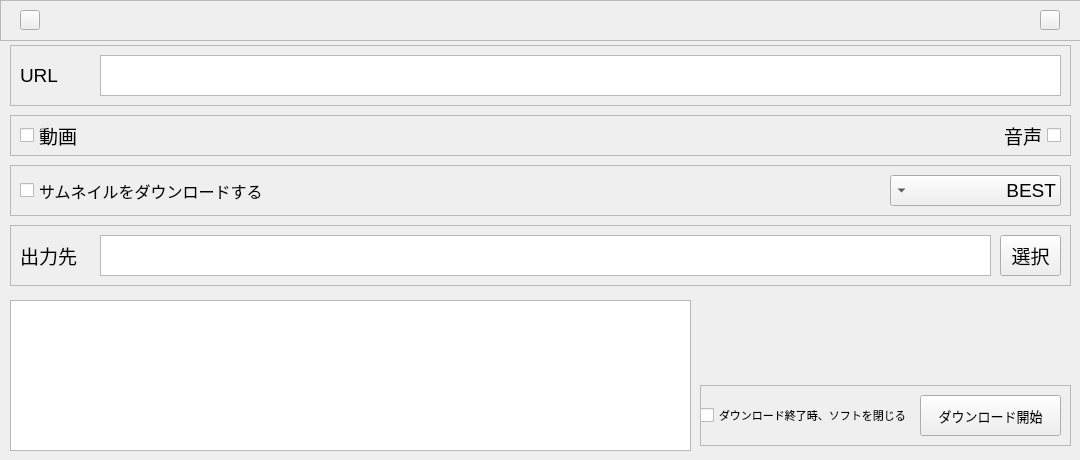
<?xml version="1.0" encoding="UTF-8"?>
<ui version="4.0">
 <class>Widget</class>
 <widget class="QWidget" name="Widget">
  <property name="windowModality">
   <enum>Qt::ApplicationModal</enum>
  </property>
  <property name="geometry">
   <rect>
    <x>0</x>
    <y>0</y>
    <width>1080</width>
    <height>460</height>
   </rect>
  </property>
  <property name="minimumSize">
   <size>
    <width>1080</width>
    <height>460</height>
   </size>
  </property>
  <property name="maximumSize">
   <size>
    <width>1080</width>
    <height>460</height>
   </size>
  </property>
  <property name="cursor">
   <cursorShape>ArrowCursor</cursorShape>
  </property>
  <property name="mouseTracking">
   <bool>false</bool>
  </property>
  <property name="tabletTracking">
   <bool>false</bool>
  </property>
  <property name="contextMenuPolicy">
   <enum>Qt::NoContextMenu</enum>
  </property>
  <property name="windowTitle">
   <string>YoutubeDownloader</string>
  </property>
  <property name="windowOpacity">
   <double>1.000000000000000</double>
  </property>
  <property name="layoutDirection">
   <enum>Qt::LeftToRight</enum>
  </property>
  <widget class="QFrame" name="URLFrame">
   <property name="geometry">
    <rect>
     <x>10</x>
     <y>45</y>
     <width>1061</width>
     <height>61</height>
    </rect>
   </property>
   <property name="font">
    <font>
     <pointsize>14</pointsize>
     <weight>50</weight>
     <bold>false</bold>
     <underline>false</underline>
     <strikeout>false</strikeout>
     <stylestrategy>PreferAntialias</stylestrategy>
     <kerning>true</kerning>
    </font>
   </property>
   <property name="contextMenuPolicy">
    <enum>Qt::NoContextMenu</enum>
   </property>
   <property name="frameShape">
    <enum>QFrame::StyledPanel</enum>
   </property>
   <property name="frameShadow">
    <enum>QFrame::Raised</enum>
   </property>
   <widget class="QLabel" name="URLlabel">
    <property name="geometry">
     <rect>
      <x>10</x>
      <y>10</y>
      <width>1041</width>
      <height>41</height>
     </rect>
    </property>
    <property name="font">
     <font>
      <pointsize>14</pointsize>
      <weight>50</weight>
      <bold>false</bold>
      <underline>false</underline>
      <strikeout>false</strikeout>
      <stylestrategy>PreferAntialias</stylestrategy>
      <kerning>true</kerning>
     </font>
    </property>
    <property name="contextMenuPolicy">
     <enum>Qt::NoContextMenu</enum>
    </property>
    <property name="text">
     <string>URL</string>
    </property>
   </widget>
   <widget class="MYTextEdit" name="URLEntry">
    <property name="geometry">
     <rect>
      <x>90</x>
      <y>10</y>
      <width>961</width>
      <height>41</height>
     </rect>
    </property>
    <property name="font">
     <font>
      <pointsize>14</pointsize>
      <weight>50</weight>
      <bold>false</bold>
      <underline>false</underline>
      <strikeout>false</strikeout>
      <stylestrategy>PreferAntialias</stylestrategy>
      <kerning>true</kerning>
     </font>
    </property>
    <property name="contextMenuPolicy">
     <enum>Qt::NoContextMenu</enum>
    </property>
    <property name="inputMethodHints">
     <set>Qt::ImhNone</set>
    </property>
    <property name="tabChangesFocus">
     <bool>true</bool>
    </property>
    <property name="lineWrapColumnOrWidth">
     <number>0</number>
    </property>
    <property name="cursorWidth">
     <number>1</number>
    </property>
   </widget>
  </widget>
  <widget class="QFrame" name="DLFrame">
   <property name="geometry">
    <rect>
     <x>700</x>
     <y>385</y>
     <width>371</width>
     <height>61</height>
    </rect>
   </property>
   <property name="font">
    <font>
     <pointsize>14</pointsize>
     <weight>50</weight>
     <bold>false</bold>
     <underline>false</underline>
     <strikeout>false</strikeout>
     <stylestrategy>PreferAntialias</stylestrategy>
     <kerning>true</kerning>
    </font>
   </property>
   <property name="contextMenuPolicy">
    <enum>Qt::NoContextMenu</enum>
   </property>
   <property name="frameShape">
    <enum>QFrame::StyledPanel</enum>
   </property>
   <property name="frameShadow">
    <enum>QFrame::Raised</enum>
   </property>
   <widget class="QPushButton" name="DLButton">
    <property name="geometry">
     <rect>
      <x>220</x>
      <y>10</y>
      <width>141</width>
      <height>41</height>
     </rect>
    </property>
    <property name="font">
     <font>
      <pointsize>10</pointsize>
      <weight>50</weight>
      <bold>false</bold>
      <underline>false</underline>
      <strikeout>false</strikeout>
      <stylestrategy>PreferAntialias</stylestrategy>
      <kerning>true</kerning>
     </font>
    </property>
    <property name="contextMenuPolicy">
     <enum>Qt::NoContextMenu</enum>
    </property>
    <property name="styleSheet">
     <string notr="true"/>
    </property>
    <property name="text">
     <string>ダウンロード開始</string>
    </property>
    <property name="checkable">
     <bool>false</bool>
    </property>
    <property name="checked">
     <bool>false</bool>
    </property>
    <property name="autoRepeat">
     <bool>false</bool>
    </property>
    <property name="autoExclusive">
     <bool>false</bool>
    </property>
    <property name="autoDefault">
     <bool>false</bool>
    </property>
    <property name="default">
     <bool>false</bool>
    </property>
    <property name="flat">
     <bool>false</bool>
    </property>
   </widget>
   <widget class="QCheckBox" name="ExitCheckBox">
    <property name="geometry">
     <rect>
      <x>0</x>
      <y>0</y>
      <width>211</width>
      <height>61</height>
     </rect>
    </property>
    <property name="font">
     <font>
      <pointsize>8</pointsize>
      <weight>50</weight>
      <bold>false</bold>
      <underline>false</underline>
      <strikeout>false</strikeout>
      <stylestrategy>PreferAntialias</stylestrategy>
      <kerning>true</kerning>
     </font>
    </property>
    <property name="contextMenuPolicy">
     <enum>Qt::NoContextMenu</enum>
    </property>
    <property name="text">
     <string>ダウンロード終了時、ソフトを閉じる</string>
    </property>
   </widget>
  </widget>
  <widget class="QFrame" name="VorA">
   <property name="geometry">
    <rect>
     <x>10</x>
     <y>115</y>
     <width>1061</width>
     <height>41</height>
    </rect>
   </property>
   <property name="font">
    <font>
     <pointsize>14</pointsize>
     <weight>50</weight>
     <bold>false</bold>
     <underline>false</underline>
     <strikeout>false</strikeout>
     <stylestrategy>PreferAntialias</stylestrategy>
     <kerning>true</kerning>
    </font>
   </property>
   <property name="contextMenuPolicy">
    <enum>Qt::NoContextMenu</enum>
   </property>
   <property name="frameShape">
    <enum>QFrame::StyledPanel</enum>
   </property>
   <property name="frameShadow">
    <enum>QFrame::Raised</enum>
   </property>
   <widget class="QCheckBox" name="VCB">
    <property name="geometry">
     <rect>
      <x>10</x>
      <y>0</y>
      <width>71</width>
      <height>41</height>
     </rect>
    </property>
    <property name="font">
     <font>
      <pointsize>14</pointsize>
      <weight>50</weight>
      <bold>false</bold>
      <underline>false</underline>
      <strikeout>false</strikeout>
      <stylestrategy>PreferAntialias</stylestrategy>
      <kerning>true</kerning>
     </font>
    </property>
    <property name="contextMenuPolicy">
     <enum>Qt::NoContextMenu</enum>
    </property>
    <property name="text">
     <string>動画</string>
    </property>
   </widget>
   <widget class="QCheckBox" name="ACB">
    <property name="geometry">
     <rect>
      <x>980</x>
      <y>0</y>
      <width>71</width>
      <height>41</height>
     </rect>
    </property>
    <property name="font">
     <font>
      <pointsize>14</pointsize>
      <weight>50</weight>
      <bold>false</bold>
      <underline>false</underline>
      <strikeout>false</strikeout>
      <stylestrategy>PreferAntialias</stylestrategy>
      <kerning>true</kerning>
     </font>
    </property>
    <property name="contextMenuPolicy">
     <enum>Qt::NoContextMenu</enum>
    </property>
    <property name="layoutDirection">
     <enum>Qt::RightToLeft</enum>
    </property>
    <property name="text">
     <string>音声</string>
    </property>
   </widget>
  </widget>
  <widget class="QFrame" name="OutDirFrame">
   <property name="geometry">
    <rect>
     <x>10</x>
     <y>225</y>
     <width>1061</width>
     <height>61</height>
    </rect>
   </property>
   <property name="font">
    <font>
     <pointsize>14</pointsize>
     <weight>50</weight>
     <bold>false</bold>
     <underline>false</underline>
     <strikeout>false</strikeout>
     <stylestrategy>PreferAntialias</stylestrategy>
     <kerning>true</kerning>
    </font>
   </property>
   <property name="contextMenuPolicy">
    <enum>Qt::NoContextMenu</enum>
   </property>
   <property name="styleSheet">
    <string notr="true"/>
   </property>
   <property name="frameShape">
    <enum>QFrame::StyledPanel</enum>
   </property>
   <property name="frameShadow">
    <enum>QFrame::Raised</enum>
   </property>
   <widget class="QLabel" name="ODlabel">
    <property name="geometry">
     <rect>
      <x>10</x>
      <y>10</y>
      <width>971</width>
      <height>41</height>
     </rect>
    </property>
    <property name="font">
     <font>
      <pointsize>14</pointsize>
      <weight>50</weight>
      <bold>false</bold>
      <underline>false</underline>
      <strikeout>false</strikeout>
      <stylestrategy>PreferAntialias</stylestrategy>
      <kerning>true</kerning>
     </font>
    </property>
    <property name="contextMenuPolicy">
     <enum>Qt::NoContextMenu</enum>
    </property>
    <property name="text">
     <string>出力先</string>
    </property>
   </widget>
   <widget class="QTextEdit" name="ODEntry">
    <property name="geometry">
     <rect>
      <x>90</x>
      <y>10</y>
      <width>891</width>
      <height>41</height>
     </rect>
    </property>
    <property name="font">
     <font>
      <pointsize>14</pointsize>
      <weight>50</weight>
      <bold>false</bold>
      <underline>false</underline>
      <strikeout>false</strikeout>
      <stylestrategy>PreferAntialias</stylestrategy>
      <kerning>true</kerning>
     </font>
    </property>
    <property name="focusPolicy">
     <enum>Qt::StrongFocus</enum>
    </property>
    <property name="contextMenuPolicy">
     <enum>Qt::NoContextMenu</enum>
    </property>
    <property name="layoutDirection">
     <enum>Qt::LeftToRight</enum>
    </property>
    <property name="styleSheet">
     <string notr="true"/>
    </property>
    <property name="inputMethodHints">
     <set>Qt::ImhNone</set>
    </property>
    <property name="verticalScrollBarPolicy">
     <enum>Qt::ScrollBarAlwaysOff</enum>
    </property>
    <property name="horizontalScrollBarPolicy">
     <enum>Qt::ScrollBarAlwaysOff</enum>
    </property>
    <property name="tabChangesFocus">
     <bool>true</bool>
    </property>
    <property name="lineWrapMode">
     <enum>QTextEdit::NoWrap</enum>
    </property>
    <property name="lineWrapColumnOrWidth">
     <number>0</number>
    </property>
    <property name="cursorWidth">
     <number>1</number>
    </property>
   </widget>
   <widget class="QPushButton" name="SButton">
    <property name="geometry">
     <rect>
      <x>990</x>
      <y>10</y>
      <width>61</width>
      <height>41</height>
     </rect>
    </property>
    <property name="font">
     <font>
      <pointsize>14</pointsize>
      <weight>50</weight>
      <bold>false</bold>
      <underline>false</underline>
      <strikeout>false</strikeout>
      <stylestrategy>PreferAntialias</stylestrategy>
      <kerning>true</kerning>
     </font>
    </property>
    <property name="contextMenuPolicy">
     <enum>Qt::NoContextMenu</enum>
    </property>
    <property name="styleSheet">
     <string notr="true"/>
    </property>
    <property name="text">
     <string>選択</string>
    </property>
   </widget>
  </widget>
  <widget class="QFrame" name="ACCs">
   <property name="geometry">
    <rect>
     <x>10</x>
     <y>165</y>
     <width>1061</width>
     <height>51</height>
    </rect>
   </property>
   <property name="font">
    <font>
     <pointsize>14</pointsize>
     <weight>50</weight>
     <bold>false</bold>
     <underline>false</underline>
     <strikeout>false</strikeout>
     <stylestrategy>PreferAntialias</stylestrategy>
     <kerning>true</kerning>
    </font>
   </property>
   <property name="styleSheet">
    <string notr="true"/>
   </property>
   <property name="frameShape">
    <enum>QFrame::StyledPanel</enum>
   </property>
   <property name="frameShadow">
    <enum>QFrame::Raised</enum>
   </property>
   <widget class="QComboBox" name="ACCombo">
    <property name="geometry">
     <rect>
      <x>880</x>
      <y>10</y>
      <width>171</width>
      <height>31</height>
     </rect>
    </property>
    <property name="font">
     <font>
      <pointsize>14</pointsize>
      <weight>50</weight>
      <bold>false</bold>
      <underline>false</underline>
      <strikeout>false</strikeout>
      <stylestrategy>PreferAntialias</stylestrategy>
      <kerning>true</kerning>
     </font>
    </property>
    <property name="layoutDirection">
     <enum>Qt::RightToLeft</enum>
    </property>
    <property name="autoFillBackground">
     <bool>false</bool>
    </property>
    <property name="editable">
     <bool>false</bool>
    </property>
    <property name="currentText">
     <string>BEST</string>
    </property>
    <property name="currentIndex">
     <number>0</number>
    </property>
    <item>
     <property name="text">
      <string>BEST</string>
     </property>
    </item>
    <item>
     <property name="text">
      <string>WAV</string>
     </property>
    </item>
    <item>
     <property name="text">
      <string>FLAC</string>
     </property>
    </item>
    <item>
     <property name="text">
      <string>ALAC</string>
     </property>
    </item>
    <item>
     <property name="text">
      <string>AAC</string>
     </property>
    </item>
    <item>
     <property name="text">
      <string>MP3</string>
     </property>
    </item>
   </widget>
   <widget class="QCheckBox" name="ThCheckBox">
    <property name="geometry">
     <rect>
      <x>10</x>
      <y>0</y>
      <width>261</width>
      <height>51</height>
     </rect>
    </property>
    <property name="font">
     <font>
      <pointsize>12</pointsize>
      <weight>50</weight>
      <bold>false</bold>
      <underline>false</underline>
      <strikeout>false</strikeout>
      <stylestrategy>PreferAntialias</stylestrategy>
      <kerning>true</kerning>
     </font>
    </property>
    <property name="contextMenuPolicy">
     <enum>Qt::NoContextMenu</enum>
    </property>
    <property name="text">
     <string>サムネイルをダウンロードする</string>
    </property>
   </widget>
  </widget>
  <widget class="QFrame" name="Frame">
   <property name="geometry">
    <rect>
     <x>0</x>
     <y>0</y>
     <width>1081</width>
     <height>41</height>
    </rect>
   </property>
   <property name="font">
    <font>
     <pointsize>14</pointsize>
     <weight>50</weight>
     <bold>false</bold>
     <underline>false</underline>
     <strikeout>false</strikeout>
     <stylestrategy>PreferAntialias</stylestrategy>
     <kerning>true</kerning>
    </font>
   </property>
   <property name="styleSheet">
    <string notr="true"/>
   </property>
   <property name="frameShape">
    <enum>QFrame::StyledPanel</enum>
   </property>
   <property name="frameShadow">
    <enum>QFrame::Raised</enum>
   </property>
   <widget class="QPushButton" name="closeButton">
    <property name="geometry">
     <rect>
      <x>1040</x>
      <y>10</y>
      <width>20</width>
      <height>20</height>
     </rect>
    </property>
    <property name="font">
     <font>
      <pointsize>20</pointsize>
      <weight>50</weight>
      <bold>false</bold>
      <underline>false</underline>
      <strikeout>false</strikeout>
      <stylestrategy>PreferAntialias</stylestrategy>
      <kerning>true</kerning>
     </font>
    </property>
    <property name="styleSheet">
     <string notr="true"/>
    </property>
    <property name="text">
     <string/>
    </property>
    <property name="flat">
     <bool>false</bool>
    </property>
   </widget>
   <widget class="QPushButton" name="diaButton">
    <property name="geometry">
     <rect>
      <x>20</x>
      <y>10</y>
      <width>20</width>
      <height>20</height>
     </rect>
    </property>
    <property name="font">
     <font>
      <pointsize>20</pointsize>
      <weight>50</weight>
      <bold>false</bold>
      <underline>false</underline>
      <strikeout>false</strikeout>
      <stylestrategy>PreferAntialias</stylestrategy>
      <kerning>true</kerning>
     </font>
    </property>
    <property name="styleSheet">
     <string notr="true"/>
    </property>
    <property name="text">
     <string/>
    </property>
    <property name="flat">
     <bool>false</bool>
    </property>
   </widget>
  </widget>
  <widget class="QFrame" name="LOGFrame">
   <property name="geometry">
    <rect>
     <x>10</x>
     <y>300</y>
     <width>681</width>
     <height>151</height>
    </rect>
   </property>
   <property name="font">
    <font>
     <pointsize>14</pointsize>
     <weight>50</weight>
     <bold>false</bold>
     <underline>false</underline>
     <strikeout>false</strikeout>
     <stylestrategy>PreferAntialias</stylestrategy>
     <kerning>true</kerning>
    </font>
   </property>
   <property name="autoFillBackground">
    <bool>false</bool>
   </property>
   <property name="styleSheet">
    <string notr="true"/>
   </property>
   <property name="frameShape">
    <enum>QFrame::StyledPanel</enum>
   </property>
   <property name="frameShadow">
    <enum>QFrame::Raised</enum>
   </property>
   <widget class="QTextEdit" name="LOG">
    <property name="geometry">
     <rect>
      <x>0</x>
      <y>0</y>
      <width>681</width>
      <height>151</height>
     </rect>
    </property>
    <property name="font">
     <font>
      <pointsize>8</pointsize>
      <weight>50</weight>
      <bold>false</bold>
      <underline>false</underline>
      <strikeout>false</strikeout>
      <stylestrategy>PreferAntialias</stylestrategy>
      <kerning>true</kerning>
     </font>
    </property>
    <property name="styleSheet">
     <string notr="true"/>
    </property>
    <property name="frameShadow">
     <enum>QFrame::Sunken</enum>
    </property>
    <property name="readOnly">
     <bool>true</bool>
    </property>
   </widget>
  </widget>
  <widget class="QWidget" name="UiSelect" native="true">
   <property name="geometry">
    <rect>
     <x>-360</x>
     <y>39</y>
     <width>360</width>
     <height>421</height>
    </rect>
   </property>
   <property name="font">
    <font>
     <pointsize>14</pointsize>
     <weight>50</weight>
     <bold>false</bold>
     <underline>false</underline>
     <strikeout>false</strikeout>
     <stylestrategy>PreferAntialias</stylestrategy>
     <kerning>true</kerning>
    </font>
   </property>
   <property name="cursor">
    <cursorShape>ArrowCursor</cursorShape>
   </property>
   <widget class="QCheckBox" name="Leave">
    <property name="geometry">
     <rect>
      <x>10</x>
      <y>0</y>
      <width>341</width>
      <height>41</height>
     </rect>
    </property>
    <property name="font">
     <font>
      <pointsize>12</pointsize>
      <weight>50</weight>
      <bold>false</bold>
      <underline>false</underline>
      <strikeout>false</strikeout>
      <stylestrategy>PreferAntialias</stylestrategy>
      <kerning>true</kerning>
     </font>
    </property>
    <property name="text">
     <string>元のファイルを残す</string>
    </property>
   </widget>
   <widget class="QSlider" name="Mp3Qua">
    <property name="geometry">
     <rect>
      <x>10</x>
      <y>150</y>
      <width>341</width>
      <height>31</height>
     </rect>
    </property>
    <property name="minimum">
     <number>96</number>
    </property>
    <property name="maximum">
     <number>512</number>
    </property>
    <property name="pageStep">
     <number>16</number>
    </property>
    <property name="value">
     <number>256</number>
    </property>
    <property name="tracking">
     <bool>true</bool>
    </property>
    <property name="orientation">
     <enum>Qt::Horizontal</enum>
    </property>
    <property name="invertedAppearance">
     <bool>false</bool>
    </property>
    <property name="invertedControls">
     <bool>false</bool>
    </property>
    <property name="tickPosition">
     <enum>QSlider::NoTicks</enum>
    </property>
    <property name="tickInterval">
     <number>0</number>
    </property>
   </widget>
   <widget class="QLabel" name="label">
    <property name="geometry">
     <rect>
      <x>10</x>
      <y>100</y>
      <width>191</width>
      <height>31</height>
     </rect>
    </property>
    <property name="text">
     <string>Mp3 Quality</string>
    </property>
   </widget>
   <widget class="QLabel" name="Mp3QuaNum">
    <property name="geometry">
     <rect>
      <x>260</x>
      <y>100</y>
      <width>91</width>
      <height>31</height>
     </rect>
    </property>
    <property name="text">
     <string>256k</string>
    </property>
   </widget>
   <widget class="Line" name="line">
    <property name="geometry">
     <rect>
      <x>0</x>
      <y>60</y>
      <width>361</width>
      <height>21</height>
     </rect>
    </property>
    <property name="orientation">
     <enum>Qt::Horizontal</enum>
    </property>
   </widget>
   <widget class="Line" name="line_2">
    <property name="geometry">
     <rect>
      <x>0</x>
      <y>200</y>
      <width>361</width>
      <height>21</height>
     </rect>
    </property>
    <property name="orientation">
     <enum>Qt::Horizontal</enum>
    </property>
   </widget>
   <widget class="QCheckBox" name="DebugMode">
    <property name="geometry">
     <rect>
      <x>10</x>
      <y>230</y>
      <width>241</width>
      <height>31</height>
     </rect>
    </property>
    <property name="text">
     <string>Debug Mode</string>
    </property>
   </widget>
  </widget>
 </widget>
 <layoutdefault spacing="6" margin="11"/>
 <customwidgets>
  <customwidget>
   <class>MYTextEdit</class>
   <extends>QTextEdit</extends>
   <header>mytextedit.h</header>
  </customwidget>
 </customwidgets>
 <resources/>
 <connections/>
</ui>
